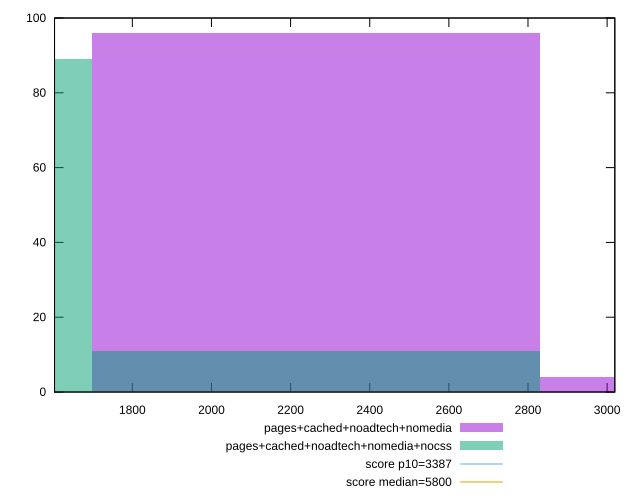

This chart was generated by the following gnuplot code:
reset

$pagesCachedNoadtechNomedia <<EOF
2263.4313582455725 96
3395.1470373683587 4
EOF

$pagesCachedNoadtechNomediaNocss <<EOF
2263.4313582455725 11
1131.7156791227862 89
EOF

set key outside below
set boxwidth 1131.7156791227862
set xrange [1603.369:3019.4537853014813]
set yrange [0:100]
set trange [0:100]
set style fill transparent solid 0.5 noborder

set parametric
set terminal svg size 640, 500 enhanced background rgb 'white'
set output "report_00022_2021-02-20T12:08:46.964Z/speed-index/comparison/histogram/3_vs_4.svg"

plot $pagesCachedNoadtechNomedia title "pages+cached+noadtech+nomedia" with boxes, \
     $pagesCachedNoadtechNomediaNocss title "pages+cached+noadtech+nomedia+nocss" with boxes, \
     3387,t title "score p10=3387", \
     5800,t title "score median=5800"

reset
